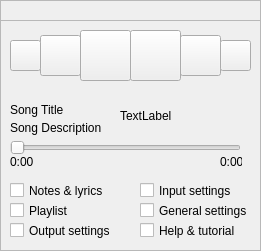
<?xml version="1.0" encoding="UTF-8"?>
<ui version="4.0">
 <class>MainWindow</class>
 <widget class="QMainWindow" name="MainWindow">
  <property name="geometry">
   <rect>
    <x>0</x>
    <y>0</y>
    <width>261</width>
    <height>251</height>
   </rect>
  </property>
  <property name="sizePolicy">
   <sizepolicy hsizetype="Fixed" vsizetype="Fixed">
    <horstretch>0</horstretch>
    <verstretch>0</verstretch>
   </sizepolicy>
  </property>
  <property name="minimumSize">
   <size>
    <width>261</width>
    <height>251</height>
   </size>
  </property>
  <property name="maximumSize">
   <size>
    <width>261</width>
    <height>251</height>
   </size>
  </property>
  <property name="focusPolicy">
   <enum>Qt::StrongFocus</enum>
  </property>
  <property name="windowTitle">
   <string>SingOutStrong Karaoke Player</string>
  </property>
  <property name="windowIcon">
   <iconset resource="resources.qrc">
    <normaloff>:/icons/singoutstrong.ico</normaloff>:/icons/singoutstrong.ico</iconset>
  </property>
  <property name="styleSheet">
   <string notr="true"/>
  </property>
  <property name="dockNestingEnabled">
   <bool>false</bool>
  </property>
  <property name="dockOptions">
   <set>QMainWindow::AllowTabbedDocks|QMainWindow::AnimatedDocks|QMainWindow::VerticalTabs</set>
  </property>
  <widget class="QWidget" name="centralWidget">
   <property name="focusPolicy">
    <enum>Qt::StrongFocus</enum>
   </property>
   <widget class="QFrame" name="content">
    <property name="geometry">
     <rect>
      <x>0</x>
      <y>20</y>
      <width>261</width>
      <height>231</height>
     </rect>
    </property>
    <property name="cursor">
     <cursorShape>ArrowCursor</cursorShape>
    </property>
    <property name="focusPolicy">
     <enum>Qt::StrongFocus</enum>
    </property>
    <property name="autoFillBackground">
     <bool>false</bool>
    </property>
    <property name="styleSheet">
     <string notr="true"/>
    </property>
    <property name="frameShape">
     <enum>QFrame::StyledPanel</enum>
    </property>
    <property name="frameShadow">
     <enum>QFrame::Raised</enum>
    </property>
    <property name="lineWidth">
     <number>5</number>
    </property>
    <widget class="QPushButton" name="pauseButton">
     <property name="geometry">
      <rect>
       <x>180</x>
       <y>15</y>
       <width>41</width>
       <height>41</height>
      </rect>
     </property>
     <property name="text">
      <string/>
     </property>
    </widget>
    <widget class="QPushButton" name="playButton">
     <property name="geometry">
      <rect>
       <x>130</x>
       <y>10</y>
       <width>51</width>
       <height>51</height>
      </rect>
     </property>
     <property name="text">
      <string/>
     </property>
    </widget>
    <widget class="QPushButton" name="stopButton">
     <property name="geometry">
      <rect>
       <x>40</x>
       <y>15</y>
       <width>41</width>
       <height>41</height>
      </rect>
     </property>
     <property name="text">
      <string/>
     </property>
    </widget>
    <widget class="QSlider" name="viewTimeSlider">
     <property name="geometry">
      <rect>
       <x>10</x>
       <y>120</y>
       <width>231</width>
       <height>16</height>
      </rect>
     </property>
     <property name="maximum">
      <number>100</number>
     </property>
     <property name="tracking">
      <bool>false</bool>
     </property>
     <property name="orientation">
      <enum>Qt::Horizontal</enum>
     </property>
    </widget>
    <widget class="QPushButton" name="rewindButton">
     <property name="geometry">
      <rect>
       <x>10</x>
       <y>20</y>
       <width>31</width>
       <height>31</height>
      </rect>
     </property>
     <property name="text">
      <string/>
     </property>
    </widget>
    <widget class="QPushButton" name="fforwardButton">
     <property name="geometry">
      <rect>
       <x>220</x>
       <y>20</y>
       <width>31</width>
       <height>31</height>
      </rect>
     </property>
     <property name="text">
      <string/>
     </property>
    </widget>
    <widget class="QLabel" name="songTitleLabel">
     <property name="geometry">
      <rect>
       <x>10</x>
       <y>80</y>
       <width>231</width>
       <height>20</height>
      </rect>
     </property>
     <property name="text">
      <string>Song Title</string>
     </property>
    </widget>
    <widget class="QLabel" name="descriptioneLabel">
     <property name="geometry">
      <rect>
       <x>10</x>
       <y>100</y>
       <width>231</width>
       <height>16</height>
      </rect>
     </property>
     <property name="text">
      <string>Song Description</string>
     </property>
    </widget>
    <widget class="QLabel" name="currTimeLabel">
     <property name="geometry">
      <rect>
       <x>10</x>
       <y>135</y>
       <width>46</width>
       <height>13</height>
      </rect>
     </property>
     <property name="text">
      <string>0:00</string>
     </property>
    </widget>
    <widget class="QLabel" name="totalTimeLabel">
     <property name="geometry">
      <rect>
       <x>220</x>
       <y>135</y>
       <width>22</width>
       <height>13</height>
      </rect>
     </property>
     <property name="text">
      <string>0:00</string>
     </property>
    </widget>
    <widget class="QLabel" name="label">
     <property name="geometry">
      <rect>
       <x>120</x>
       <y>80</y>
       <width>131</width>
       <height>31</height>
      </rect>
     </property>
     <property name="text">
      <string>TextLabel</string>
     </property>
    </widget>
    <widget class="QCheckBox" name="songCheckbox">
     <property name="geometry">
      <rect>
       <x>10</x>
       <y>160</y>
       <width>111</width>
       <height>21</height>
      </rect>
     </property>
     <property name="focusPolicy">
      <enum>Qt::NoFocus</enum>
     </property>
     <property name="text">
      <string>Notes &amp;&amp; lyrics</string>
     </property>
    </widget>
    <widget class="QCheckBox" name="playlistCheckbox">
     <property name="geometry">
      <rect>
       <x>10</x>
       <y>180</y>
       <width>81</width>
       <height>21</height>
      </rect>
     </property>
     <property name="focusPolicy">
      <enum>Qt::NoFocus</enum>
     </property>
     <property name="text">
      <string>Playlist</string>
     </property>
    </widget>
    <widget class="QCheckBox" name="outputCheckbox">
     <property name="geometry">
      <rect>
       <x>10</x>
       <y>200</y>
       <width>101</width>
       <height>21</height>
      </rect>
     </property>
     <property name="focusPolicy">
      <enum>Qt::NoFocus</enum>
     </property>
     <property name="text">
      <string>Output settings</string>
     </property>
    </widget>
    <widget class="QCheckBox" name="audioInCheckbox">
     <property name="geometry">
      <rect>
       <x>140</x>
       <y>160</y>
       <width>111</width>
       <height>21</height>
      </rect>
     </property>
     <property name="focusPolicy">
      <enum>Qt::NoFocus</enum>
     </property>
     <property name="text">
      <string>Input settings</string>
     </property>
    </widget>
    <widget class="QCheckBox" name="settingsCheckbox">
     <property name="geometry">
      <rect>
       <x>140</x>
       <y>180</y>
       <width>111</width>
       <height>21</height>
      </rect>
     </property>
     <property name="focusPolicy">
      <enum>Qt::NoFocus</enum>
     </property>
     <property name="text">
      <string>General settings</string>
     </property>
    </widget>
    <widget class="QPushButton" name="ejectButton">
     <property name="geometry">
      <rect>
       <x>80</x>
       <y>10</y>
       <width>51</width>
       <height>51</height>
      </rect>
     </property>
     <property name="text">
      <string/>
     </property>
    </widget>
    <widget class="QCheckBox" name="tutorialCheckbox">
     <property name="geometry">
      <rect>
       <x>140</x>
       <y>200</y>
       <width>111</width>
       <height>21</height>
      </rect>
     </property>
     <property name="focusPolicy">
      <enum>Qt::NoFocus</enum>
     </property>
     <property name="text">
      <string>Help &amp;&amp; tutorial</string>
     </property>
    </widget>
    <zorder>pauseButton</zorder>
    <zorder>playButton</zorder>
    <zorder>stopButton</zorder>
    <zorder>viewTimeSlider</zorder>
    <zorder>rewindButton</zorder>
    <zorder>fforwardButton</zorder>
    <zorder>songTitleLabel</zorder>
    <zorder>descriptioneLabel</zorder>
    <zorder>currTimeLabel</zorder>
    <zorder>totalTimeLabel</zorder>
    <zorder>songCheckbox</zorder>
    <zorder>playlistCheckbox</zorder>
    <zorder>outputCheckbox</zorder>
    <zorder>audioInCheckbox</zorder>
    <zorder>settingsCheckbox</zorder>
    <zorder>ejectButton</zorder>
    <zorder>tutorialCheckbox</zorder>
    <zorder>label</zorder>
   </widget>
   <widget class="SoS::QtGui::WindowBar" name="windowBar">
    <property name="geometry">
     <rect>
      <x>0</x>
      <y>0</y>
      <width>261</width>
      <height>21</height>
     </rect>
    </property>
    <property name="frameShape">
     <enum>QFrame::StyledPanel</enum>
    </property>
    <property name="frameShadow">
     <enum>QFrame::Raised</enum>
    </property>
   </widget>
  </widget>
 </widget>
 <layoutdefault spacing="6" margin="11"/>
 <customwidgets>
  <customwidget>
   <class>SoS::QtGui::WindowBar</class>
   <extends>QFrame</extends>
   <header>windowbar.h</header>
   <container>1</container>
  </customwidget>
 </customwidgets>
 <resources>
  <include location="resources.qrc"/>
 </resources>
 <connections/>
</ui>
